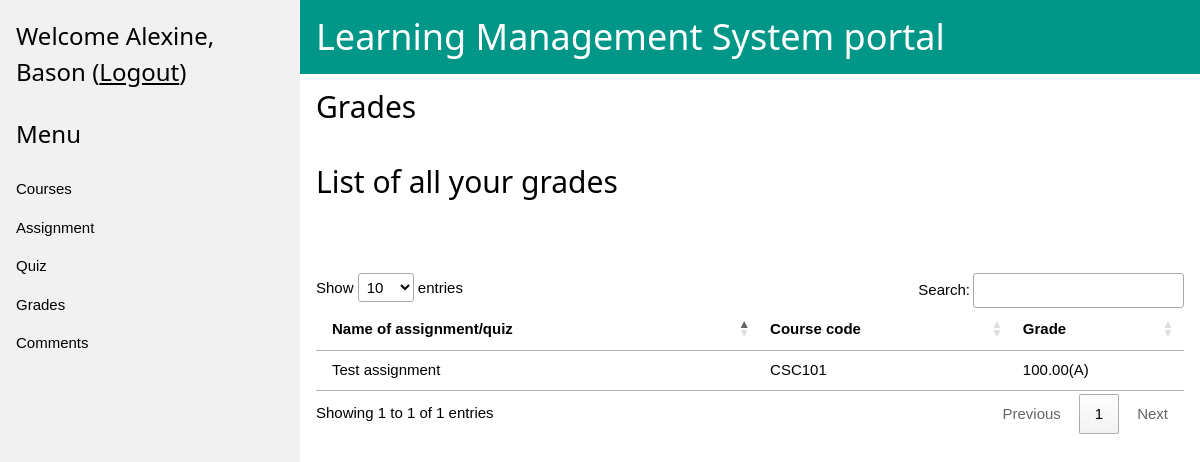
/classroom/student/grades/ (signed in), run on an earlier commit of the app's database.
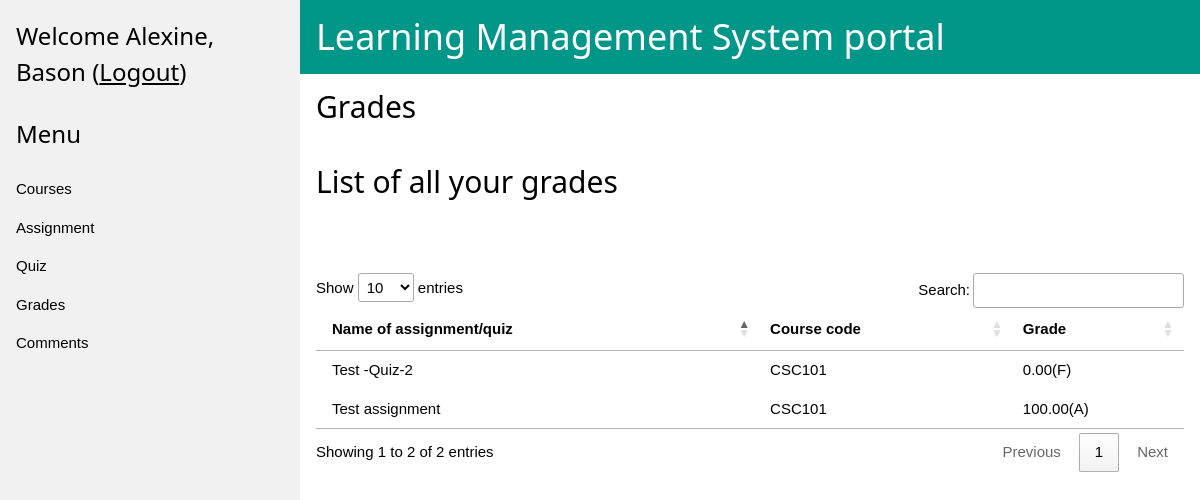
And on a later commit of the database.
### classroom/models.py (models this page shows, shortened)
class Grade(models.Model):
    score = models.DecimalField(default=0, decimal_places=2, max_digits=100, help_text='Score is expressed in percentage')
    quiz_or_assignment = models.ForeignKey(QuizOrAssignment, on_delete=models.CASCADE, null=True, default=None)
    course = models.ForeignKey(Course, on_delete=models.CASCADE)
    student =  models.ForeignKey(settings.AUTH_USER_MODEL, on_delete=models.CASCADE)

class QuizOrAssignment(models.Model):
    owner = models.ForeignKey(settings.AUTH_USER_MODEL, on_delete=models.CASCADE)
    name = models.CharField(max_length=255, unique=True)
    course = models.ForeignKey(Course, on_delete=models.CASCADE)
    date_of_submission = models.DateTimeField(help_text='Date and time of submission')
    is_assignment = models.BooleanField(default=False)
    class Meta:
        permissions = (
            ('modify_quiz_or_assignment', 'Modify quiz or assignment'),
        )

class Course(models.Model):
    title = models.CharField(max_length=255)
    code = models.CharField(max_length=6, unique=True, primary_key=True)
    instructors = models.ManyToManyField(settings.AUTH_USER_MODEL, related_name='instructors')
    syllabus = models.TextField()
    modules = models.ManyToManyField(Module)
    students = models.ManyToManyField(settings.AUTH_USER_MODEL, related_name='students')
    teaching_assistants = models.ManyToManyField(settings.AUTH_USER_MODEL, related_name='teaching_assistant', blank=True)

### classroom/views/student.py (the view, shortened to what this page needs)
class ChoiceList(TestStudent, ListView):
    def get(self, request, *args, **kwargs):
        context = get_context_variables(
            self.kwargs['choice'], self.request.user)
        return self.render_to_response(context)
    def get_template_names(self):
        template = {
            'courses': r'classroom/student/courses.html',
            'assignments': r'classroom/student/assignments.html',
            'quizzes': r'classroom/student/quizzes.html',
            'grades': r'classroom/student/grades.html',
            'discussions': r'classroom/student/discussions.html',
        }[self.kwargs['choice']]
        return [template]

### classroom/templatetags/student_tags.py (called while the page is built)
@register.simple_tag
def get_grade_and_percentage(score):
    grade = ''
    if score > 80 and score <= 100:
        grade = 'A'
    elif score > 70 and score < 80:
        grade = 'B'
    elif score > 60 and score < 70:
        grade = 'C'
    elif score > 50 and score < 60:
        grade = 'D'
    else:
        grade = 'F'
    result = '{0}({1})'.format(score,grade)
    return result

### classroom/views/student.py (called while the page is built, shortened)
def get_context_variables(choice, user):
    if user.user_type == 'ST':
        if choice == 'courses':
            courses = Course.objects.filter(students=user)
            context = {'courses': courses}
        elif choice == 'discussions':
            discussions = Discussion.objects.filter(course__students=user)
            comments = Comment.objects.filter(
                discussion__course__students=user)
            context = {'discussions': discussions, 'comments': comments}
        elif choice == 'grades':
            grades = Grade.objects.filter(student=user)
            context = {'grades': grades}
        else:
            raise PermissionDenied
        return context
    else:
        raise PermissionDenied

### classroom/templates/classroom/student/grades.html (shortened to what this page needs)
{% extends "classroom/student_base.html" %}
{% load student_tags %}
{% load static %}
{% block choice %}
    Grades
    <p>List of all your grades</p>
{% endblock choice %}
{% block content %}
    <div class="w3-section w3-container">
        <table class="w3-table w3-bordered">
            <thead>
            <tr>
            <th>Name of assignment/quiz</th>
            <th>Course code</th>
            <th>Grade</th>
            </tr>
            </thead>
            <tbody>
            {% for grade in grades %}
            <tr class="w3-hover-teal">
            <td>{{grade.quiz_or_assignment.name}}</td>
            <td>{{grade.course.code}}</td>
            <td>{% get_grade_and_percentage grade.score %}</td>
            </tr>
            {% empty %}
            <tbody>
                <tr>
                    <td colspan="3" class="w3-grey w3-center">No data to display</td>
                </tr>
            </tbody>
            {% endfor %}
            </tbody>
        </table>
    </div>
{% endblock content %}

What changed in the data, as far as the page shows it:
added Grade: quiz_or_assignment.name "Test -Quiz-2", course.code "CSC101", score "0.00(F)"
Also different on the page:
text written by a page script: "Show entries Search: Showing 1 to 1 of 1 entries Previous 1 Next" → "Show entries Search: Showing 1 to 2 of 2 entries Previous 1 Next"
